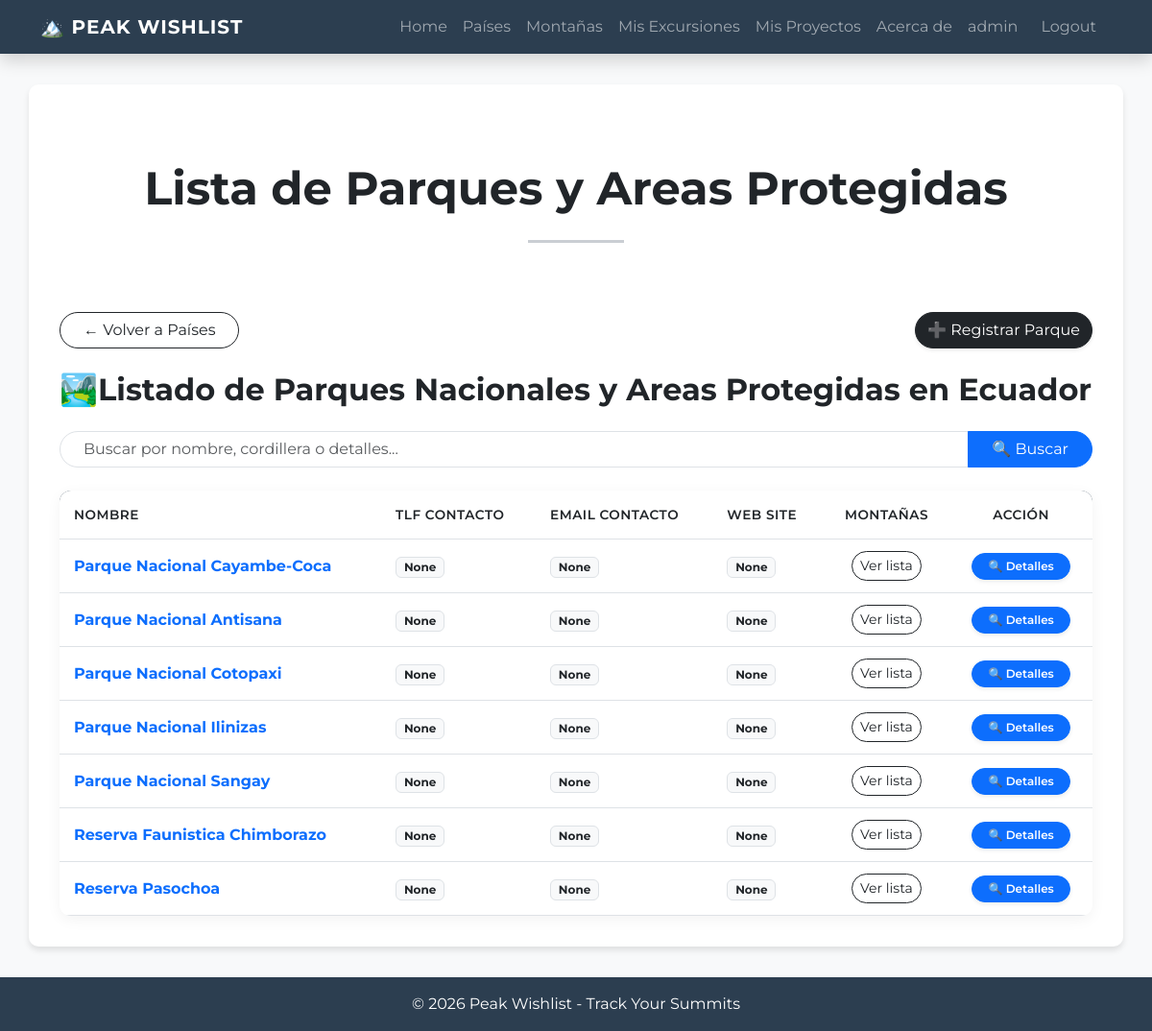
Screenshot of /pais/parques/2/ (signed in) with the database file from the repository.
### peak_wishlist/models.py (models this page shows, shortened)
class Parque(models.Model):
    class TipoParque(models.TextChoices):
        PRIVADO = 'Privado'
        PUBLICO = 'Publico'
    nombre = models.CharField(max_length=50, null=False, blank=False)
    tipo = models.CharField(max_length=8, choices=TipoParque.choices, null=False)
    correo = models.EmailField(null=True, blank=True, max_length=50)
    informacion_general = models.TextField(max_length=250, null=True, blank=True)
    telefono = PhoneNumberField(null=True, blank=True)
    web_site = models.URLField(null=True, blank=True, max_length=60)
    pais = models.ForeignKey(Pais, null=True, blank=True, on_delete=models.SET_NULL)
    class Meta:
        verbose_name="Parque"
        verbose_name_plural="Parques"

### peak_wishlist/views/parque.py (the view)
class ParqueList(ListView):
    model = Parque
    template_name = "peak_wishlist/parques.html"
    context_object_name = "parques"
    paginate_by = 10
    def get_queryset(self) -> QuerySet[Any]:
        self.pais = get_object_or_404(Pais, id=self.kwargs["pais_id"])
        queryset = Parque.objects.filter(pais=self.pais).order_by("nombre")
        query = self.request.GET.get("q")
        if query:
            queryset = queryset.filter(Q(nombre__icontains=query))
        return queryset
    def get_context_data(self, **kwargs: Any) -> dict[str, Any]:
        context = super().get_context_data(**kwargs)
        context["extension_titulo"] = f"en {self.pais.nombre}"
        context["url_volver"] = reverse_lazy("peak_wishlist:paises")
        context["volver_label"] = "Volver a Países"
        return context

### peak_wishlist/templates/peak_wishlist/parques.html (shortened to what this page needs)
{% extends 'peak_wishlist/base.html' %}
{% block contenido %}
<div class="text-center py-5">
    <h3 class="display-5 fw-bold text-dark">Lista de Parques y Areas Protegidas</h3>
    <hr class="my-4 mx-auto" style="width: 100px; border-top: 3px solid #2c3e50;">
</div>
<div class="d-flex flex-column flex-md-row align-items-start justify-content-between gap-3 mb-4">
    <a href="{{ url_volver }}" class="btn btn-outline-dark rounded-pill px-4">
        ← {{ volver_label }}
    </a>
    <a href="{% url 'peak_wishlist:registrar_parque' pais_id=view.pais.id %}" class="btn btn-dark rounded-pill shadow-sm">
        ➕ Registrar Parque
    </a>
</div>
<h2 class="mb-4 text-dark fw-bold">🏞️Listado de Parques Nacionales y Areas Protegidas  {{ extension_titulo }}</h2>
{% include 'peak_wishlist/componentes/search_bar.html' %}
<div class="table-container-custom table-responsive">
    <table class="table table-custom mb-0">
        <thead>
            <tr>
               <th>Nombre</th>
               <th>Tlf Contacto</th>
               <th>Email contacto</th>
               <th>Web Site</th>
               <th class="text-center">Montañas</th>
               <th class="text-center">Acción</th>
            </tr>
        </thead>
        <tbody>
            {% for parque in parques %}
            <tr>
                <td class="fw-bold text-primary">{{ parque.nombre }}</td>
                <td>
                    <span class="badge bg-light text-dark border">
                        {{ parque.telefono }}
                    </span>
                </td>
                <td>
                    <span class="badge bg-light text-dark border">
                        {{ parque.correo }}
                    </span>
                </td>
                <td>
                    <span class="badge bg-light text-dark border">
                        {{ parque.web_site }}
                    </span>
                </td>
                <td class="text-center">
                    <a href="{% url 'peak_wishlist:montanas_por_parque' parque.id%}" class="btn btn-sm btn-outline-dark rounded-pill">Ver lista</a>
                </td>
                <td class="text-center">
                    <a href="{% url 'peak_wishlist:parque_detail' parque.pk %}"
                       class="btn btn-sm btn-primary rounded-pill shadow-sm px-3"
                       style="font-size: 0.75rem; font-weight: 600;">
                        🔍 Detalles
                    </a>
                </td>
            </tr>
            {% empty %}
            <tr>
                <td colspan="6" class="text-center py-4 text-muted">
                    No hay Parques registrados todavía.
                </td>
            </tr>
            {% endfor %}
        </tbody>
    </table>
</div>
{% endblock contenido %}

### peak_wishlist/templates/peak_wishlist/componentes/navbar.html (shortened to what this page needs)
   <nav class="navbar navbar-expand-lg navbar-dark shadow">
      <div class="container">
        <a class="navbar-brand" href="{% url 'peak_wishlist:index' %}">
          🏔️ PEAK WISHLIST
        </a>
        <div class="collapse navbar-collapse" id="navbarNav">
          <ul class="navbar-nav ms-auto">
            <li class="nav-item">
              <a class="nav-link" href="{% url 'peak_wishlist:index' %}">Home</a>
            </li>
            <li class="nav-item">
              <a class="nav-link" href="{% url 'peak_wishlist:paises' %}">Países</a>
            </li>
            <li class="nav-item">
              <a class="nav-link" href="{% url 'peak_wishlist:montanas' %}">Montañas</a>
            </li>
            {% if user.is_authenticated %}
                <li class="nav-item">
                <a class="nav-link" href="{% url 'peak_wishlist:excursiones' %}">Mis Excursiones</a>
                </li>
                <li class="nav-item">
                <a class="nav-link" href="{% url 'peak_wishlist:proyectos' %}">Mis Proyectos</a>
                </li>
             {% endif %}
            <li class="nav-item">
             <a class="nav-link" href="#">Acerca de</a>
            </li>
            {% if user.is_authenticated %}
                <li class="nav-item">
                    <a class="nav-link" href="{% url 'peak_wishlist:profile' %}">{{ user.username }}</a>
                </li>
                <li class="nav-item">
                    <form id="logout-form" action="{% url 'peak_wishlist:logout' %}" method="post" class="d-inline">
                        <button type="submit" class="nav-link btn btn-link text-decoration-none" style="padding: 0.5rem 1rem;">
                            Logout
                        </button>
                    </form>
                </li>
            {% else %}
                <li class="nav-item">
                <a class="nav-link" href="{% url 'peak_wishlist:login' %}"">Login | Registrate</a>
                </li>
            {% endif %}
          </ul>
        </div>
      </div>
    </nav>

### peak_wishlist/templates/peak_wishlist/base.html (style rules this page uses)
body { font-family: 'Montserrat', sans-serif; background-color: #f8f9fa; }
.navbar { background-color: #2c3e50 !important; }
.navbar-brand { font-weight: 700; letter-spacing: 1px; }
.table-container-custom { background: white; border-radius: 12px; overflow: hidden; box-shadow: 0 4px 15px rgba(0,0,0,0.05); }
.table-custom thead { background-color: #2c3e50; color: white; }
.table-custom th { font-weight: 600; text-transform: uppercase; font-size: 0.85rem; letter-spacing: 0.5px; padding: 15px !important; }
.table-custom td { padding: 12px 15px !important; vertical-align: middle; }
.btn-sm.rounded-pill { transition: all 0.3s ease; }

### rows the page displays
Parque: nombre "Parque Nacional Cayambe-Coca", telefono "None", correo "None", web_site "None"
Parque: nombre "Parque Nacional Antisana", telefono "None", correo "None", web_site "None"
Parque: nombre "Parque Nacional Cotopaxi", telefono "None", correo "None", web_site "None"
Parque: nombre "Parque Nacional Ilinizas", telefono "None", correo "None", web_site "None"
Parque: nombre "Parque Nacional Sangay", telefono "None", correo "None", web_site "None"
Parque: nombre "Reserva Faunistica Chimborazo", telefono "None", correo "None", web_site "None"
Parque: nombre "Reserva Pasochoa", telefono "None", correo "None", web_site "None"

### other values shown
{{ user.username }} "admin"
{{ volver_label }} "Volver a Países"
{{ extension_titulo }} "en Ecuador"
